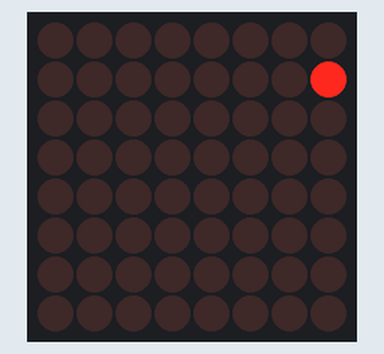
A sketch run on a simulated Arduino Uno, built with avr-gcc and run on an emulated ATmega328P. Shown: 8×8 LED matrix.

Above: at 0.25 s.
At 0.76 s:
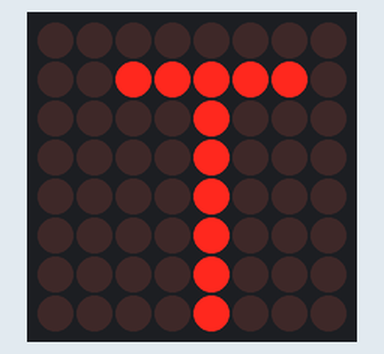
At 1.27 s:
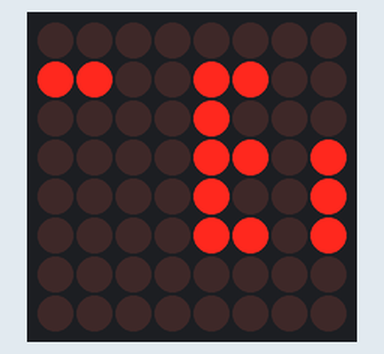
At 2.38 s:
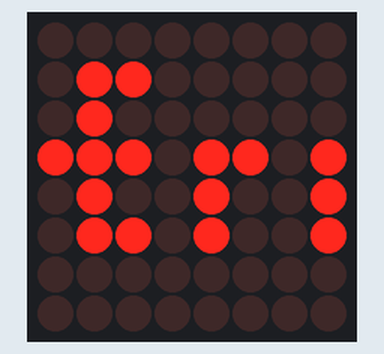
At 3.4 s:
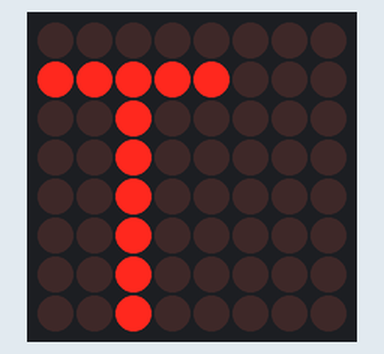
At 4.52 s:
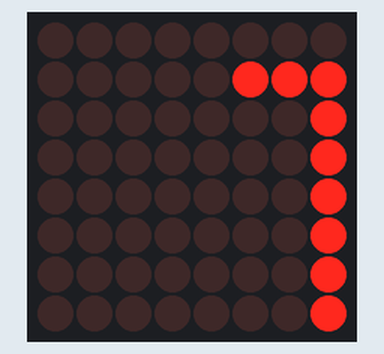

The sketch:

LedMatrixController.ino
```cpp
#include "LedControl.h"
#include "symbols.h"

/*
   +---------------------+
   |     PIN MAPPINGS    |
   +---------------------+
   | +5V -> VCC          |
   | GND -> Ground (GND) |
   | ~11 -> DataIn (DIN) |
   | ~10 -> Load   (CS)  |
   | ~ 9 -> Clock  (CLK) |
   +---------------------+
*/

/* Consts */
const int SCROLL_DELAY = 100;
const int FLASH_DELAY = 500;
const LedControl lc = LedControl(11, 9, 10, 1);
const String MSG_END_TOKEN = "@MESSAGE END@";

void setup() {
  lc.shutdown(0, false);
  lc.setIntensity(0, 0);
  lc.clearDisplay(0);
}

void loop() {
  /* scrolling_display_msg("TesT"); */
  scrolling_display_msg("TesT");
}

/* Displays message scrolling across the matrix. */
void scrolling_display_msg(String msg) {
  msg = msg + MSG_END_TOKEN;

  /* Read in and display the tokens. */
  String symbol_ids[2] = {" ", " "};
  int i = 0;
  while (true) {
    symbol_ids[0] = symbol_ids[1];
    symbol_ids[1] = String(msg[i]);

    /* Handles multi-character tokens. */
    if (symbol_ids[1] == "@") {
      do {
        i++;
        symbol_ids[1] += String(msg[i]);
      } while (String(msg[i]) != "@");
    }

    /* Display the characters or end the message.*/
    if (symbol_ids[1] == MSG_END_TOKEN) {
      symbol_ids[1] = " ";
      scrolling_display_bincodes(symbol_ids);
      break;
    } else {
      scrolling_display_bincodes(symbol_ids);
      i++;
    }
  }
}

/* Displays message by flashing one char at a time on the matrix. */
void static_display_msg(String msg) {
  const String MSG_END_TOKEN = "@MESSAGE END@";
  msg += MSG_END_TOKEN;

  /* Read in and display the tokens. */
  String symbol_id;
  int i = 0;
  while (true) {
    symbol_id = String(msg[i]);

    /* Handles parsing of multi-character tokens. */
    if (symbol_id == "@") {
      do {
        i++;
        symbol_id += String(msg[i]);
      } while (String(msg[i]) != "@");
    }

    /* Display the character or end the message.*/
    if (symbol_id == MSG_END_TOKEN) {
      static_display_bincode(" ");
      delay(FLASH_DELAY);
      break;
    } else {
      static_display_bincode(symbol_id);
      delay(FLASH_DELAY);
      i++;
    }
  }
}

/* Displays two symbols scrolling across the matrix. */
void scrolling_display_bincodes(String tokens[2]) {
  /* Get the bincodes for each individual char. */
  byte bincodes[2][8];

  /* (Default to error bincode so that if the token isn't found error is displayed) */
  for (int i = 0; i < 2; i++) {
    for (int x = 0; x < 8; x++) {
      bincodes[i][x] = error_bincode[x];
    }
  }

  for (int i = 0; i < SYMBOL_COUNT; i++) {
    if (symbols[i].token == tokens[0]) {
      for (int x = 0; x < 8; x++) {
        bincodes[0][x] = symbols[i].bincode[x];
      }
    }
    if (symbols[i].token == tokens[1]) {
      for (int x = 0; x < 8; x++) {
        bincodes[1][x] = symbols[i].bincode[x];
      }
    }
    if (symbols[i].token == "@error@") {
      for (int x = 0; x < 8; x++) {
        error_bincode[x] = symbols[i].bincode[x];
      }
    }
  }

  /* Compute the bincodes for every phase between the characters and display them. */
  byte compound_bincode[8];
  for (int shift = 0; shift < 8; shift++) {
    for (int i = 0; i < 8; i++) {
      compound_bincode[i] = bincodes[0][i] << shift | (bincodes[1][i] << shift) >> 8;
    }
    display_bincode(compound_bincode);
    delay(SCROLL_DELAY);
  }
}

/* Displays one symbol statically on the matrix. */
void static_display_bincode(String token) {
  for (int i = 0; i < SYMBOL_COUNT; i++) {
    if (symbols[i].token == token) {
      display_bincode(symbols[i].bincode);
      return;
    }
  }
  display_bincode(error_bincode);
}

/* Displays an array of bytes on the matrix as rows. */
void display_bincode(byte bincode[]) {
  for (int row = 0; row < 8; row++) {
    lc.setRow(0, row, bincode[row]);
  }
}
```

symbols.h
```cpp
typedef struct {
  String token;
  byte bincode[8];
} symbol;

/* Set this to the number of symbols in the array below. (Hint: Subtract ten from the line number of the last element)! */
const int SYMBOL_COUNT = 49;

/* All of the symbols that the matrix can display. */
symbol symbols[] = {
  {"A", {B00000000, B00111000, B01000100, B01000100, B01111100, B01000100, B01000100, B01000100}},
  {"B", {B00000000, B01111000, B01000100, B01000100, B01111000, B01000100, B01000100, B01111000}},
  {"C", {B00000000, B00111000, B01000100, B01000000, B01000000, B01000000, B01000100, B00111000}},
  {"D", {B00000000, B01111000, B01000100, B01000100, B01000100, B01000100, B01000100, B01111000}},
  {"E", {B00000000, B01111100, B01000000, B01000000, B01111000, B01000000, B01000000, B01111100}},
  {"F", {B00000000, B01111100, B01000000, B01000000, B01111000, B01000000, B01000000, B01000000}},
  {"G", {B00000000, B00111000, B01000100, B01000000, B01000000, B01001100, B01000100, B00111000}},
  {"H", {B00000000, B01000100, B01000100, B01000100, B01111100, B01000100, B01000100, B01000100}},
  {"I", {B00000000, B00111000, B00010000, B00010000, B00010000, B00010000, B00010000, B00111000}},
  {"J", {B00000000, B00011100, B00001000, B00001000, B00001000, B00001000, B01001000, B00110000}},
  {"K", {B00000000, B01000100, B01001000, B01010000, B01100000, B01010000, B01001000, B01000100}},
  {"L", {B00000000, B01000000, B01000000, B01000000, B01000000, B01000000, B01000000, B01111100}},
  {"M", {B00000000, B01000100, B01101100, B01010100, B01010100, B01000100, B01000100, B01000100}},
  {"N", {B00000000, B01000100, B01000100, B01100100, B01010100, B01001100, B01000100, B01000100}},
  {"O", {B00000000, B00111000, B01000100, B01000100, B01000100, B01000100, B01000100, B00111000}},
  {"P", {B00000000, B01111000, B01000100, B01000100, B01111000, B01000000, B01000000, B01000000}},
  {"Q", {B00000000, B00111000, B01000100, B01000100, B01000100, B01010100, B01001000, B00110100}},
  {"R", {B00000000, B01111000, B01000100, B01000100, B01111000, B01010000, B01001000, B01000100}},
  {"S", {B00000000, B00111100, B01000000, B01000000, B00111000, B00000100, B00000100, B01111000}},
  {"T", {B00000000, B01111100, B00010000, B00010000, B00010000, B00010000, B00010000, B00010000}},
  {"U", {B00000000, B01000100, B01000100, B01000100, B01000100, B01000100, B01000100, B00111000}},
  {"V", {B00000000, B01000100, B01000100, B01000100, B01000100, B00101000, B00101000, B00010000}},
  {"W", {B00000000, B01000100, B01000100, B01000100, B01010100, B01010100, B01010100, B00101000}},
  {"X", {B00000000, B01000100, B01000100, B00101000, B00010000, B00101000, B01000100, B01000100}},
  {"Y", {B00000000, B01000100, B01000100, B00101000, B00010000, B00010000, B00010000, B00010000}},
  {"Z", {B00000000, B01111100, B00000100, B00001000, B00010000, B00100000, B01000000, B01111100}},
  {"1", {B00000000, B00010000, B00110000, B00010000, B00010000, B00010000, B00010000, B00111000}},
  {"2", {B00000000, B00111000, B01000100, B00000100, B00001000, B00010000, B00100000, B01111100}},
  {"3", {B00000000, B01111100, B00001000, B00010000, B00001000, B00000100, B01000100, B00111000}},
  {"4", {B00000000, B00001000, B00011000, B00101000, B01001000, B01111100, B00001000, B00001000}},
  {"5", {B00000000, B01111100, B01000000, B01111000, B00000100, B00000100, B01000100, B00111000}},
  {"6", {B00000000, B00011000, B00100000, B01000000, B01111000, B01000100, B01000100, B00111000}},
  {"7", {B00000000, B01111100, B00000100, B00001000, B00010000, B00100000, B00100000, B00100000}},
  {"8", {B00000000, B00111000, B01000100, B01000100, B00111000, B01000100, B01000100, B00111000}},
  {"9", {B00000000, B00111000, B01000100, B01000100, B00111100, B00000100, B00001000, B00110000}},
  {"0", {B00000000, B00111000, B01000100, B01001100, B01010100, B01100100, B01000100, B00111000}},
  {" ", {B00000000, B00000000, B00000000, B00000000, B00000000, B00000000, B00000000, B00000000}},
  {"-", {B00000000, B00000000, B00000000, B00000000, B00111100, B00000000, B00000000, B00000000}},
  {"!", {B00000000, B00010000, B00010000, B00010000, B00010000, B00010000, B00000000, B00010000}},
  {"@happy@", {B00000000, B00100100, B00100100, B00000000, B00000000, B01000010, B00111100, B00000000}},
  {"@sad@", {B00000000, B00100100, B00100100, B00000000, B00000000, B00111100, B01000010, B00000000}},
  {"@heart@", {B00000000, B01100110, B11111111, B11111111, B01111110, B00111100, B00011000, B00000000}},
  {"@ghost1@", {B00111100, B01111110, B10011001, B11011101, B11111111, B11111111, B11111111, B11011011}},
  {"@ghost2@", {B00111110, B01001001, B01001001, B01101101, B01111111, B01100011, B01111111, B01010101}},
  {"@pacman@", {B00111110, B01000001, B10000010, B10000100, B10000100, B10000010, B01000001, B00111110}},
  {"@all_on@", {B11111111, B11111111, B11111111, B11111111, B11111111, B11111111, B11111111, B11111111}},
  {"@invader1@", {B10011001, B10111101, B01011010, B01111110, B01000010, B00111100, B11011011, B10000001}},
  {"@invader2@", {B00100100, B00111100, B01011010, B10111101, B00111100, B00111100, B01100110, B01000010}},
  {"@invader3@", {B00011000, B00111100, B01011010, B11111111, B11111111, B00111100, B01111110, B10100101}},
};

byte error_bincode[8]= {B00000000,B11000000,B10000000,B11011011,B10010010,B11010010,B00000000,B00000000};
```

Measured:
- by itself, everything shown: repeats every 4.1 s, in 37 steps
